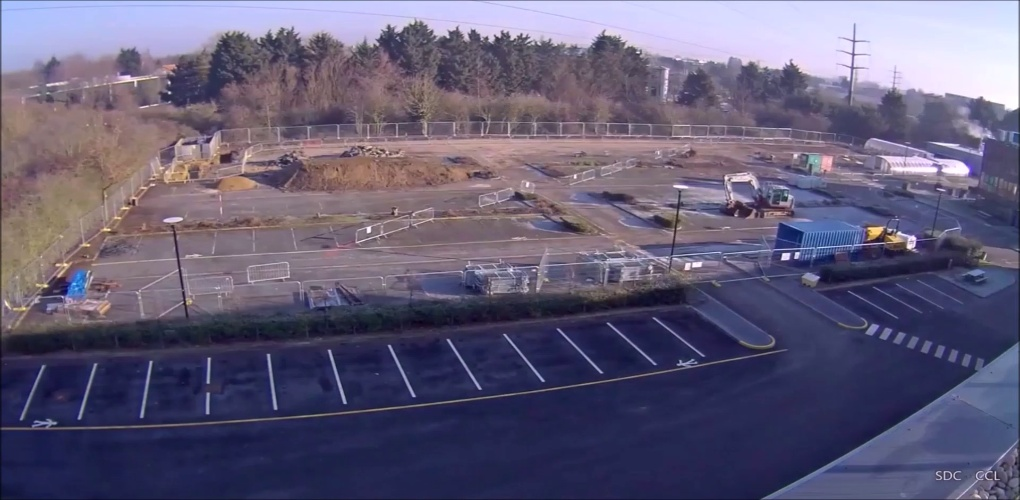
#> input picture PII/screenshot_0.jpg, 1020 x 500 px
$ python SetParkingSlots.py
#> lines starting #> are read from the running program, lines starting #| are printed output that depends on the picture; after the words box and inside, x2 and y2 are one past the last pixel; in counts of white or black regions, pixels touching at a corner belong together
import cv2
import json
import numpy as np

# Globale Variablen
points = []  # Aktuelle Punkte für einen Parkplatz
all_parkings = []  # Liste aller gespeicherten Parkplätze
global_coordinates = {}  # Globale Fensterkoordinaten
current_parking_id = ""  # Zwischenspeicher für die Eingabe der Parkplatz-ID
selected_parking = None  # Für das Löschen eines Parkplatzes

# Funktion zur Initialisierung der JSON-Datei
def initialize_json():
    global global_coordinates, all_parkings
    try:
        with open("all_parkings.json", "r") as json_file:
            data = json.load(json_file)
            global_coordinates = data.get("global_coordinates", calculate_global_coordinates(frame))
            all_parkings = data.get("parkings", [])
            print("JSON-Datei erfolgreich geladen.")
    except (FileNotFoundError, json.JSONDecodeError):
        print("JSON-Datei nicht gefunden oder leer. Erstelle Standardstruktur...")
        with open("all_parkings.json", "w") as json_file:
            default_structure = {
                "global_coordinates": calculate_global_coordinates(frame),
                "parkings": []
            }
            json.dump(default_structure, json_file, indent=4)
        global_coordinates = calculate_global_coordinates(frame)
        all_parkings = []

# Funktion zur Berechnung der globalen Fensterkoordinaten
def calculate_global_coordinates(frame):
    """Berechnet die globalen Fensterkoordinaten (ul, ur, ol, or) basierend auf der Bildgröße."""
    h, w = frame.shape[:2]  # Höhe und Breite des Bildes
    return {
        "ul": [0, h],         # Unten links
        "ur": [w, h],         # Unten rechts
        "ol": [0, 0],         # Oben links
        "or": [w, 0]          # Oben rechts
    }

# Funktion zur Verarbeitung von Mausaktionen
def mouse_callback(event, x, y, flags, param):
    global points, selected_parking, all_parkings, frame
    if event == cv2.EVENT_LBUTTONDOWN:  # Linksklick
        points.append((x, y))  # Punkt zur Liste hinzufügen
        print(f"Klick-Koordinaten: ({x}, {y})")  # Koordinaten in der Konsole ausgeben
    elif event == cv2.EVENT_RBUTTONDOWN:  # Rechtsklick
        for parking in all_parkings:
            area = np.array(parking["coordinates"], np.int32)
            if cv2.pointPolygonTest(area, (x, y), False) >= 0:
                selected_parking = parking
                all_parkings.remove(parking)
                print(f"Parkplatz-ID {parking['id']} wurde entfernt.")
                update_json()
                reload_parkings(frame)
                break

# Fenster und Mouse-Callback initialisieren
cv2.namedWindow('Image', cv2.WINDOW_NORMAL)
cv2.setMouseCallback('Image', mouse_callback)

# Bild öffnen
image_path = 'screenshot_0.jpg'  # Pfad zu deinem Bild
frame = cv2.imread(image_path)
#> frame is the input picture: shape (500, 1020, 3); mean B, G, R 119.1, 92.8, 99.1

if frame is None:
    print("Bild konnte nicht geladen werden. Bitte überprüfe den Pfad.")
    exit()

# Vorhandene Parkplätze aus JSON laden
def reload_parkings(frame):
    global all_parkings
    try:
        with open("all_parkings.json", "r") as json_file:
            data = json.load(json_file)
            all_parkings = data.get("parkings", [])
            print("JSON-Datei neu geladen.")
            # Entferne alle Linien vom ursprünglichen Frame
            frame[:] = cv2.imread(image_path)
    except FileNotFoundError:
        print("JSON-Datei nicht gefunden. Eine neue Datei wird erstellt.")

# Funktion zum Aktualisieren der JSON-Datei
def update_json():
    with open("all_parkings.json", "w") as json_file:
        json.dump({
            "global_coordinates": global_coordinates,
            "parkings": all_parkings
        }, json_file, indent=4)
    print("JSON-Datei wurde aktualisiert.")

# JSON initialisieren
initialize_json()
#> (reads PII/all_parkings.json from the repository)
#> in initialize_json, `global_coordinates = data.get("global_coordinates", calculate_global_c..`: global_coordinates = {'ul': [0, 500], 'ur': [1020, 500], 'ol': [0, 0], 'or': [1020, 0]}

# Hauptschleife
while True:
    # Kopiere das Bild, damit Punkte hinzugefügt werden können
    display_frame = frame.copy()

    # Bestehende Parkplätze zeichnen
    for parking in all_parkings:
        area = np.array(parking["coordinates"], np.int32)
        cv2.polylines(display_frame, [area], True, (0, 255, 0), 2)
        cv2.putText(display_frame, parking["id"], tuple(parking["coordinates"][0]), cv2.FONT_HERSHEY_SIMPLEX, 0.5, (255, 255, 255), 1)
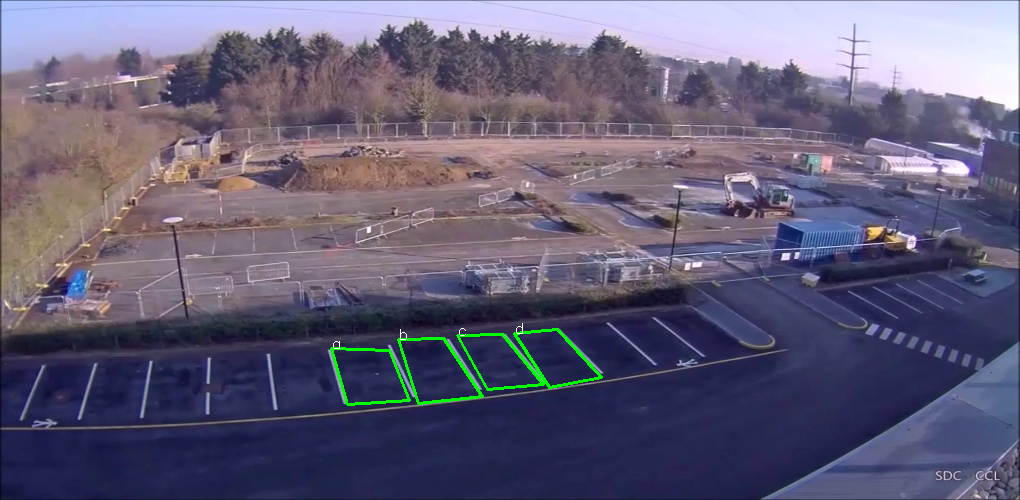
#> display_frame: shape (500, 1020, 3); 0.55% of pixels changed, all inside (x1, y1, x2, y2) = (330, 323, 603, 406)

    # Zeichne alle Punkte aus der Liste
    for point in points:
        cv2.circle(display_frame, point, 5, (255, 0, 0), -1)  # Blauer Punkt

    # Zeichne ein Rechteck, wenn genau 4 Punkte vorhanden sind
    if len(points) == 4:
        cv2.polylines(display_frame, [np.array(points, np.int32)], isClosed=True, color=(0, 255, 0), thickness=2)

        # Zeige grafische Eingabeaufforderung
        cv2.putText(display_frame, "Enter Parking ID:", (50, 50), cv2.FONT_HERSHEY_SIMPLEX, 1, (255, 255, 255), 2)
        cv2.putText(display_frame, current_parking_id, (50, 100), cv2.FONT_HERSHEY_SIMPLEX, 1, (0, 255, 0), 2)

    # Zeige die Tastenanweisungen oben rechts im Frame
    instructions = [
        "Linksklick: Punkt setzen",
        "Rechtsklick: Parkplatz entfernen",
        "Enter: Parkplatz-ID speichern",
        "Z: Letzten Punkt entfernen",
        "Q: Beenden"
    ]

    x_offset = display_frame.shape[1] - 300
#> x_offset = 720
    y_offset = 20
    for i, text in enumerate(instructions):
        cv2.putText(display_frame, text, (x_offset, y_offset + i * 20), cv2.FONT_HERSHEY_SIMPLEX, 0.5, (0, 0, 0), 1)
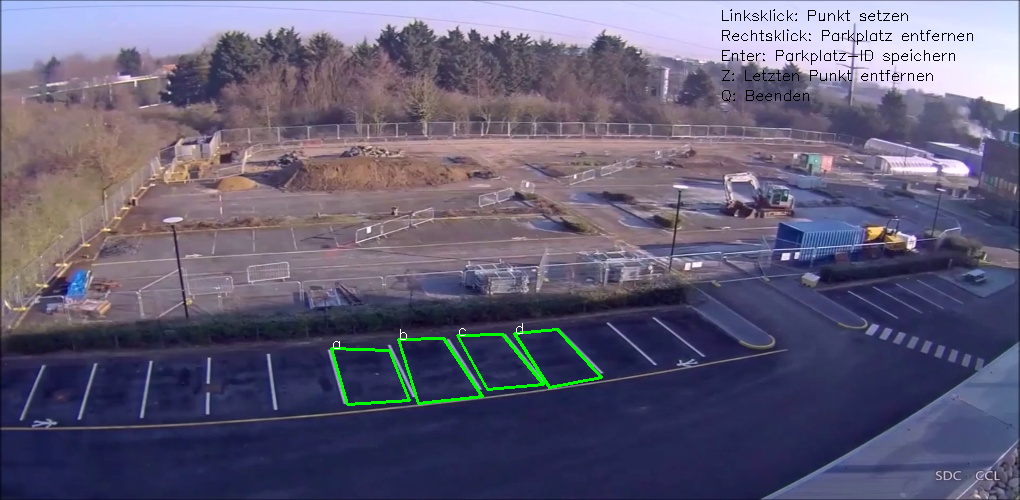
#> display_frame: shape (500, 1020, 3); 0.41% of pixels changed, all inside (x1, y1, x2, y2) = (722, 9, 973, 102)

    # Bild anzeigen
    cv2.imshow("Image", display_frame)

    # Warte auf Benutzereingabe
    key = cv2.waitKey(1) & 0xFF
#> (key q is pressed here)

    if key == ord('q'):  # Taste Q für Beenden
        # Programm beenden und alle Parkplätze speichern
        if all_parkings:
            update_json()
        else:
            print("Keine Parkplätze zum Speichern gefunden.")
        break
    elif key == ord('z') and points:  # Taste Z und es gibt Punkte
        removed_point = points.pop()  # Letzten Punkt entfernen
        print(f"Letzter Punkt gelöscht: {removed_point}")
    elif len(points) == 4:  # Eingabe der Parkplatz-ID
        if key == 13:  # Enter-Taste
            if current_parking_id.strip() == "":
                print("Parkplatz-ID darf nicht leer sein.")
            else:
                parking_data = {
                    "id": current_parking_id,
                    "coordinates": points,
                    "car": False,
                    "license_plate": "",
                }
                all_parkings.append(parking_data)  # Parkplatz zur Liste hinzufügen
                print(f"Parkplatz-ID {current_parking_id} mit Koordinaten {points} wurde gespeichert.")

                # Rechteck dauerhaft zeichnen und Punkte zurücksetzen
                cv2.polylines(frame, [np.array(points, np.int32)], isClosed=True, color=(0, 255, 0), thickness=2)
                points = []  # Punkte zurücksetzen
                current_parking_id = ""  # ID zurücksetzen

                # JSON-Datei direkt aktualisieren
                update_json()
        elif 48 <= key <= 57 or 65 <= key <= 90 or 97 <= key <= 122:  # Alphanumerische Zeichen
            current_parking_id += chr(key)  # Zeichen zur ID hinzufügen
        elif key in (8, 127):  # Backspace auf verschiedenen Systemen
            current_parking_id = current_parking_id[:-1]  # Letztes Zeichen entfernen

# Fenster schließen
cv2.destroyAllWindows()
